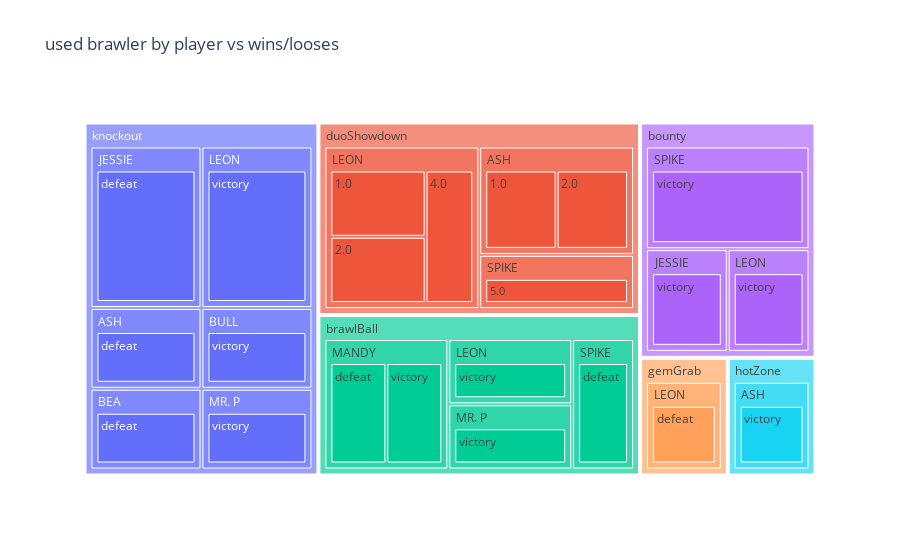

Notebook code for this chart:
### Code cell
fig = px.treemap(path=[battles_df["mode"],pl_brawlers["brawler.name"],results],title="used brawler by player vs wins/looses")

fig.show()

### Figure 1 — Plotly figure (JSON) as saved in the notebook; plotly's stock layout.template omitted (floating-point values rounded to 4 significant figures)
{"data": [{"branchvalues": "total", "domain": {"x": [0, 1], "y": [0, 1]}, "hovertemplate": "labels=%{label}<br>count=%{value}<br>parent=%{parent}<br>id=%{id}<extra></extra>", "ids": ["duoShowdown/ASH/1.0", "duoShowdown/LEON/1.0", "duoShowdown/ASH/2.0", "duoShowdown/LEON/2.0", "duoShowdown/LEON/4.0", "duoShowdown/SPIKE/5.0", "knockout/ASH/defeat", "knockout/BEA/defeat", "knockout/JESSIE/defeat", "gemGrab/LEON/defeat", "brawlBall/MANDY/defeat", "brawlBall/SPIKE/defeat", "hotZone/ASH/victory", "knockout/BULL/victory", "bounty/JESSIE/victory", "bounty/LEON/victory", "brawlBall/LEON/victory", "knockout/LEON/victory", "brawlBall/MANDY/victory", "brawlBall/MR. P/victory", "knockout/MR. P/victory", "bounty/SPIKE/victory", "duoShowdown/ASH", "hotZone/ASH", "knockout/ASH", "knockout/BEA", "knockout/BULL", "bounty/JESSIE", "knockout/JESSIE", "bounty/LEON", "brawlBall/LEON", "duoShowdown/LEON", "gemGrab/LEON", "knockout/LEON", "brawlBall/MANDY", "brawlBall/MR. P", "knockout/MR. P", "bounty/SPIKE", "brawlBall/SPIKE", "duoShowdown/SPIKE", "bounty", "brawlBall", "duoShowdown", "gemGrab", "hotZone", "knockout"], "labels": ["1.0", "1.0", "2.0", "2.0", "4.0", "5.0", "defeat", "defeat", "defeat", "defeat", "defeat", "defeat", "victory", "victory", "victory", "victory", "victory", "victory", "victory", "victory", "victory", "victory", "ASH", "ASH", "ASH", "BEA", "BULL", "JESSIE", "JESSIE", "LEON", "LEON", "LEON", "LEON", "LEON", "MANDY", "MR. P", "MR. P", "SPIKE", "SPIKE", "SPIKE", "bounty", "brawlBall", "duoShowdown", "gemGrab", "hotZone", "knockout"], "name": "", "parents": ["duoShowdown/ASH", "duoShowdown/LEON", "duoShowdown/ASH", "duoShowdown/LEON", "duoShowdown/LEON", "duoShowdown/SPIKE", "knockout/ASH", "knockout/BEA", "knockout/JESSIE", "gemGrab/LEON", "brawlBall/MANDY", "brawlBall/SPIKE", "hotZone/ASH", "knockout/BULL", "bounty/JESSIE", "bounty/LEON", "brawlBall/LEON", "knockout/LEON", "brawlBall/MANDY", "brawlBall/MR. P", "knockout/MR. P", "bounty/SPIKE", "duoShowdown", "hotZone", "knockout", "knockout", "knockout", "bounty", "knockout", "bounty", "brawlBall", "duoShowdown", "gemGrab", "knockout", "brawlBall", "brawlBall", "knockout", "bounty", "brawlBall", "duoShowdown", "", "", "", "", "", ""], "type": "treemap", "values": [1, 1, 1, 1, 1, 1, 1, 1, 2, 1, 1, 1, 1, 1, 1, 1, 1, 2, 1, 1, 1, 2, 2, 1, 1, 1, 1, 1, 2, 1, 1, 3, 1, 2, 2, 1, 1, 2, 1, 1, 4, 5, 6, 1, 1, 8]}], "layout": {"legend": {"tracegroupgap": 0}, "title": {"text": "used brawler by player vs wins/looses"}}}
